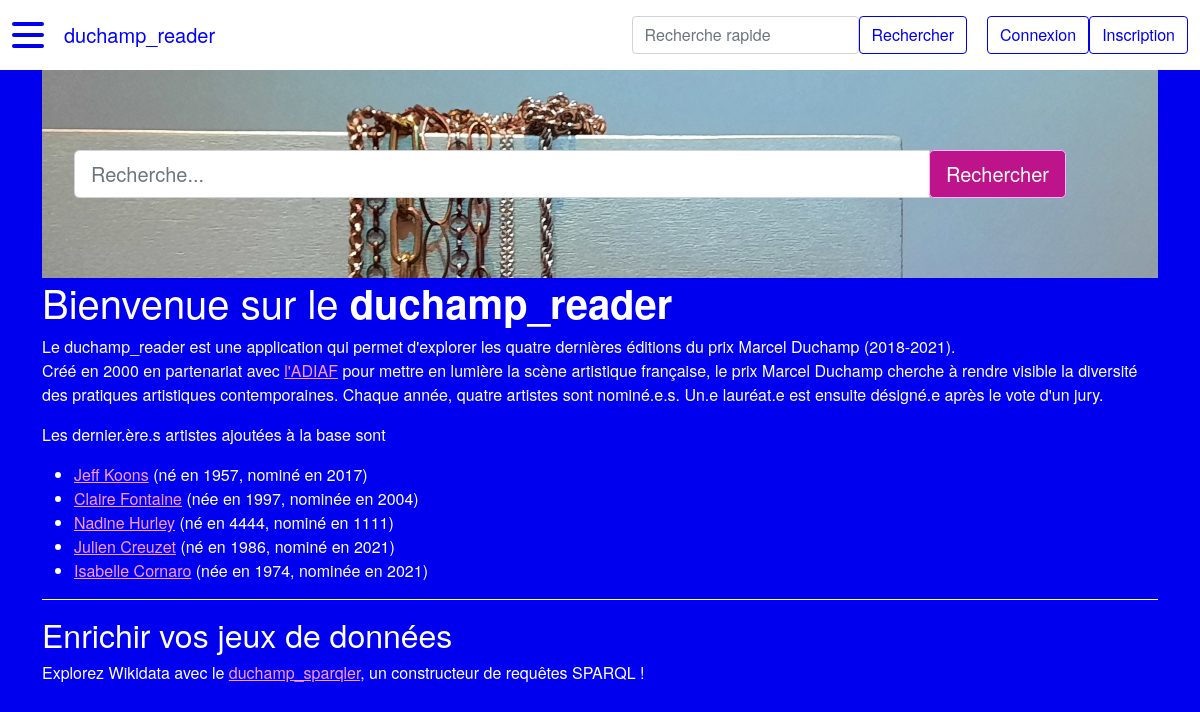
Before: / with the older database file.
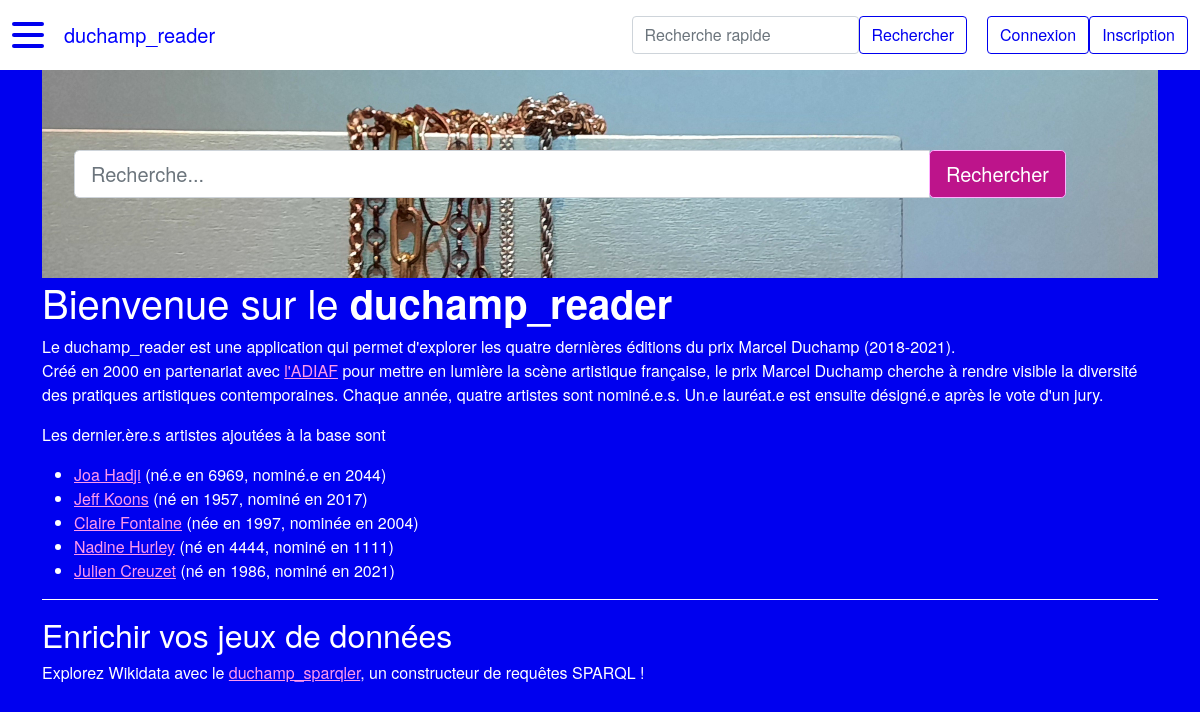
After: the same page with the newer database file.
### duchamp_reader/modeles/classes_generic.py (models this page shows, shortened)
class Artiste(db.Model):
    __tablename__ = "artiste"
    id = db.Column(db.Integer, unique=True, nullable=False, primary_key=True, autoincrement=True)
    nom = db.Column(db.Text, nullable=False)
    prenom = db.Column(db.Text, nullable=False)
    annee_naissance = db.Column(db.Integer) # format YYYY
    genre = db.Column(db.String(1))  # M : masculin, F : femme, A : autre/non-binaire
    id_wikidata = db.Column(db.Text)
    id_ville_naissance = db.Column(db.Integer, db.ForeignKey("ville.id"))
    id_ville_residence = db.Column(db.Integer, db.ForeignKey("ville.id"))
    classname = db.Column(db.Text, nullable=False, default="artiste")
    authorship = db.relationship("AuthorshipArtiste", back_populates="artiste")
    represent = db.relationship("RelationRepresente", back_populates="artiste")
    ville_naissance = db.relationship("Ville", foreign_keys=[id_ville_naissance],
                                      backref="artiste_ville_naissance", uselist=False)
    ville_residence = db.relationship("Ville", foreign_keys=[id_ville_residence],
                                      backref="artiste_ville_residence", uselist=False)
    nomination = db.relationship("Nomination", back_populates="artiste", uselist=False)
    @hybrid.hybrid_property
    def full(self):
        return self.prenom + " " + self.nom

class Nomination(db.Model):
    __tablename__ = "nomination"
    id = db.Column(db.Integer, unique=True, nullable=False, primary_key=True, autoincrement=True)
    annee = db.Column(db.Integer, nullable=False) # format YYYY
    laureat = db.Column(db.Boolean, nullable=False, default=0) # 1 si lauréat, 0 si non
    id_artiste = db.Column(db.Integer, db.ForeignKey("artiste.id"), nullable=False)
    id_theme = db.Column(db.Integer, db.ForeignKey("theme.id"), nullable=False)
    classname = db.Column(db.Text, nullable=False, default="nomination")
    authorship = db.relationship("AuthorshipNomination", back_populates="nomination")
    artiste = db.relationship("Artiste", back_populates="nomination")
    theme = db.relationship("Theme", back_populates="nomination", uselist=False)

### duchamp_reader/routes.py (the view)
@app.route("/")
def accueil():
    artistes = Artiste.query.order_by(Artiste.id.desc()).limit(5).all()
    return render_template("pages/accueil.html", artistes=artistes,
                           last_nominations=last_nominations, last_artistes=last_artistes, last_galeries=last_galeries,
                           last_themes=last_themes, last_villes=last_villes)

### duchamp_reader/templates/pages/accueil.html
{% extends "conteneur.html" %}
{% block homesearch %}
    {% include "partials/recherche.html" %}
{% endblock %}
{% block corps %}
    <h1>Bienvenue sur le <strong>duchamp_reader</strong></h1>
    <p>Le duchamp_reader est une application qui permet d'explorer les quatre dernières
        éditions du prix Marcel Duchamp (2018-2021).<br>
        Créé en 2000 en partenariat avec <a href="https://www.adiaf.com/">l'ADIAF</a>
        pour mettre en lumière la scène artistique française, le prix Marcel Duchamp cherche
        à rendre visible la diversité des pratiques artistiques contemporaines. Chaque année,
        quatre artistes sont nominé.e.s. Un.e lauréat.e est ensuite désigné.e après le vote
        d'un jury.</p>
    {% if artistes %}
        <p>Les dernier.ère.s artistes ajoutées à la base sont</p>
        <ul>
        {% for artiste in artistes %}
            <li>
                <a href="{{ url_for('artiste_main', id_artiste=artiste.id) }}">{{artiste.full}}</a>
                ({% if artiste.genre == "F" %}née{% elif artiste.genre == "A" %}né.e{% else %}né{% endif %} en {{artiste.annee_naissance}},
                {% if artiste.genre == "F" %}nominée{% elif artiste.genre == "A" %}nominé.e{% else %}nominé{% endif %} en {{artiste.nomination.annee}})
            </li>
        {% endfor %}
        </ul>
        <h2>Enrichir vos jeux de données</h2>
        <p>Explorez Wikidata avec le <a href="{{ url_for('sparql') }}">duchamp_sparqler</a>, un constructeur de requêtes SPARQL !</p>
    {% else %}
        <p>La base de données est en cours de constitution. Des données doivent encore être ajoutées.</p>
    {% endif %}
{% endblock %}

### duchamp_reader/templates/conteneur.html (shortened to what this page needs)
<!DOCTYPE html>
<html lang="fr">
    <head>
            {% include "partials/css.html" %}
    </head>
    <body>
        <nav class="navbar navbar-expand-md navbar-light bg-light fixed-top" id="mainNav">
            <div class="container-fluid">
                <div class="hamburger-lines">
                    <span class="line line1"></span>
                    <span class="line line2"></span>
                    <span class="line line3"></span>
                </div>
                <a class="navbar-brand" href="{{ url_for('accueil') }}">duchamp_reader</a>
                <form class="form-inline" action="{{url_for('recherche')}}" method="GET">
                    <input class="form-control" name="keyword" type="search" placeholder="Recherche rapide"
                        aria-label="Recherche">
                        <button class="btn btn-outline-info" type="submit">Rechercher</button>
                </form>
                {% if not current_user.is_authenticated %}
                    <a href="{{ url_for('connexion') }}">
                        <button class="btn btn-outline-info">Connexion</button>
                    </a>
                    <a href="{{ url_for('inscription') }}">
                        <button class="btn btn-outline-info">Inscription</button>
                    </a>
                {% else %}
                    <a href="{{ url_for('deconnexion') }}">
                        <button class="btn btn-outline-info">Déconnexion</button>
                    </a>
                {% endif %}
            </div>
        </nav>
        <div class="container">
            {% block homesearch %}{% endblock %}
            <div class="row">
                <div class="col">
                    {% block corps %}{% endblock %}
                </div>
            </div>
        </div>
    </body>
</html>

### duchamp_reader/templates/partials/css.html
<link rel="stylesheet" type="text/css" href="../../static/css/bootstrap.css">

### duchamp_reader/templates/partials/recherche.html
<div class="hero jumbotron">
    <div class="container">
        <form class="form" action="{{url_for('recherche')}}" method='GET'>
            <div class="input-group">
                <input type="search" name="keyword" class="form-control form-control-lg" type="text" placeholder="Recherche...">
                <span class="input-group-btn">
                    <button class="btn btn-primary btn-lg" href="#" role="button">Rechercher</button>
                </span>
            </div>
        </form>
    </div>
</div>

Changed rows visible on the page:
no longer on this page (row unchanged): Artiste: full "Isabelle Cornaro", genre "née", annee_naissance "1974", nomination.annee "2021"
added Artiste: full "Joa Hadji", genre "né.e", annee_naissance "6969", nomination.annee "2044"
